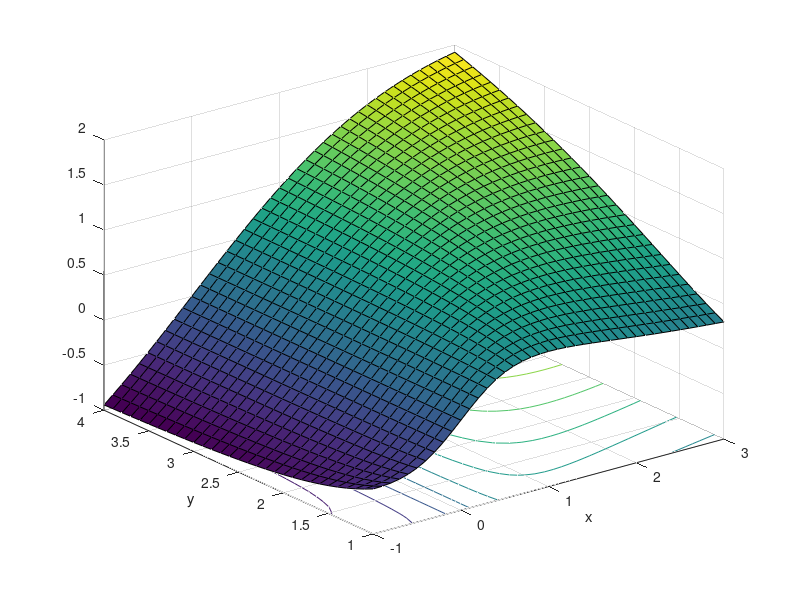

This figure's MATLAB source:
%Code from homework assignment

x = -1:0.1:3;
y = 1:0.1:4;
[X,Y] = meshgrid(x,y);
Z = X.*Y.^2./(X.^2 + Y.^2);
HW6Q7Plot = figure('Name','Question #7'); figure(HW6Q7Plot);
surfc(X,Y,Z)
xlabel('x'); ylabel('y');